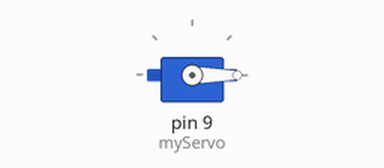
This sketch was run on a simulated Arduino Uno, built with avr-gcc and run on an emulated ATmega328P. On the bench: servo.

Above: at 0.05 s.
Timing chart, 0 to 3.7 s (numbered marks = the images above):
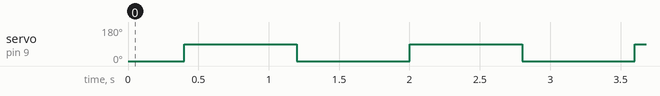

The sketch:

_20170810servo_test_2.ino
```cpp
// this works now

#include <Servo.h> // include the servo library

Servo myServo; // variable to store the servo position

int pos = 0;    // variable to store the servo position

void setup() {
myServo.attach(9); // attaches the servo on pin 9 to the servo object
}

void loop()  {
for (pos = 0; pos <= 90; pos +=90) {
myServo.write(pos);
delay(400);
}
for (pos = 90; pos >= 0; pos -=90) {
myServo.write(pos);
delay(400);
}
}
```

Measured:
- by itself, servo on pin 9 (myServo): alternates 90° for 0.80 s and 0° for 0.80 s
